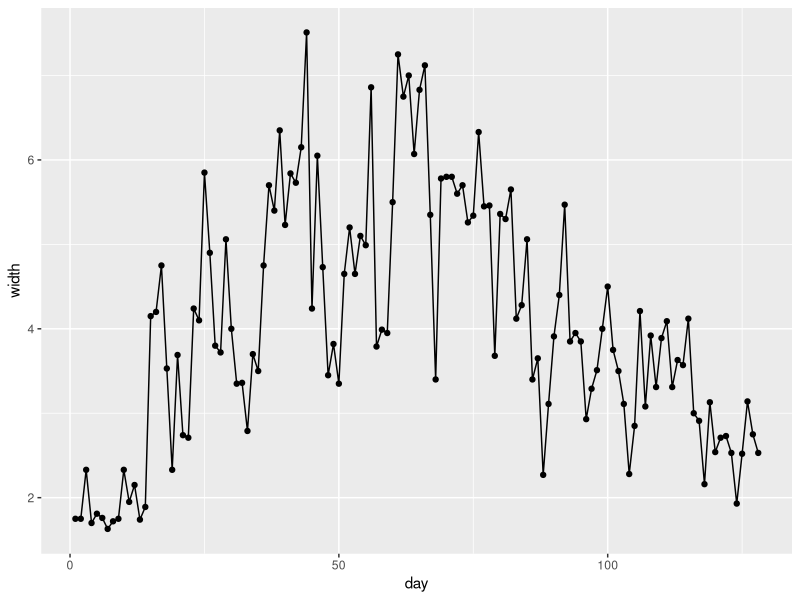
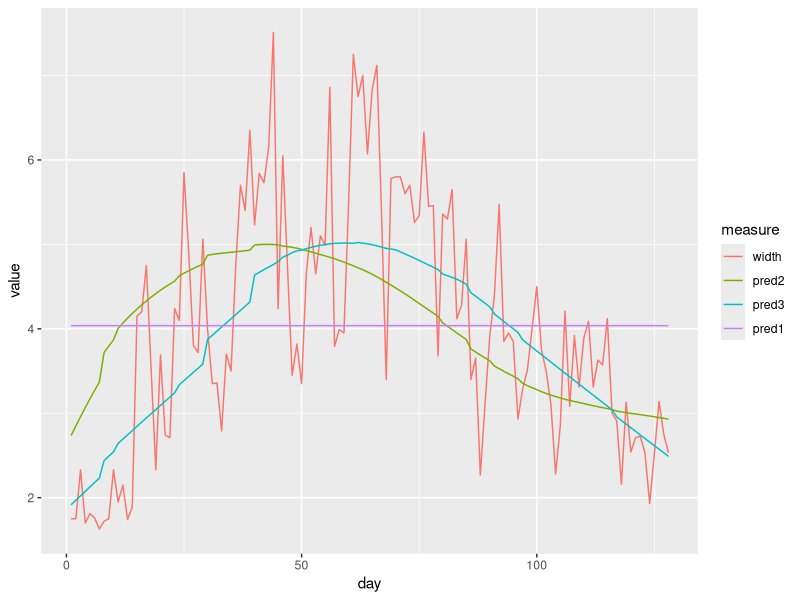
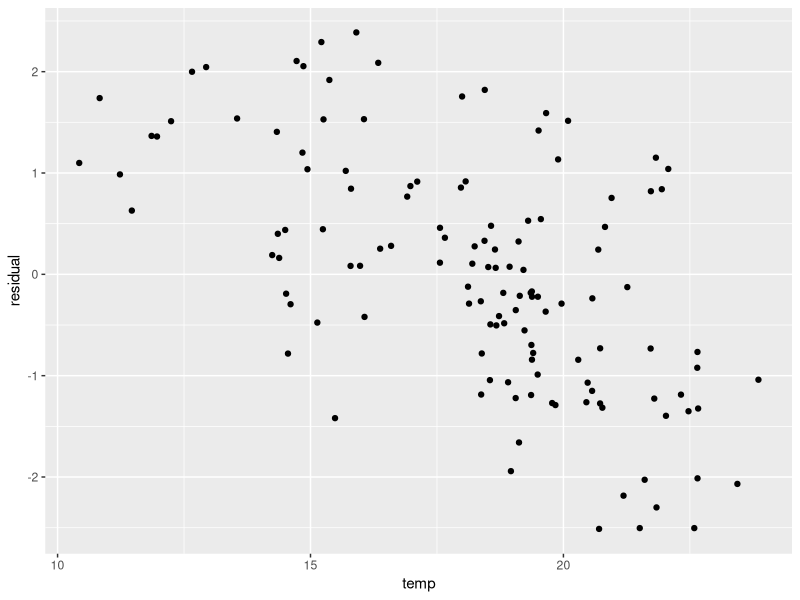
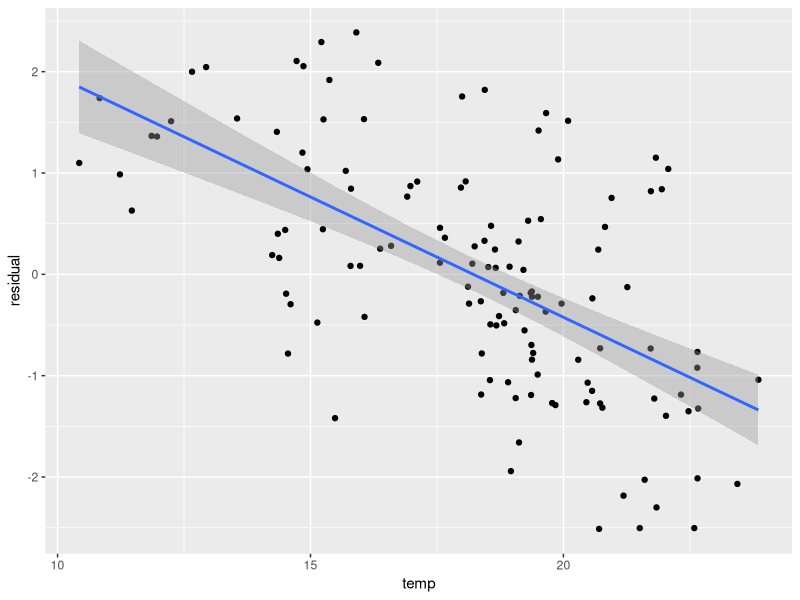

Write the R code that produced these figures, in order.
## ---- chunk 1
library(knitr)
library(ggplot2)
library(reshape2)
library(nlme)
opts_chunk$set(fig.width = 10)
opts_knit$set(self.contained = TRUE)
## ---- chunk 2
data <- read.table("lrs.txt", header=TRUE)
ggplot(data, aes(x = day, y = width)) +
  geom_line() +
  geom_point()
## ---- chunk 3
data$pred1 <- rep(mean(data$width), nrow(data))
molten_data <- melt(data, id.vars = c("day", "temp"),
                    variable.name = "measure")
ggplot(molten_data, aes(x = day, y = value, color = measure)) +
  geom_line()

## ---- chunk 4
sapply(c("pred1", "pred2", "pred3"),
       function(x) acf(data[, x] - data$width, plot = FALSE)[1]$acf)
## ---- chunk 5
data$residual <- data$pred2 - data$width 
ggplot(data, aes(x = temp, y = residual)) +
  geom_point() 
## ---- chunk 6
model <- lm(data$residual ~ data$temp)
summary(model)
ggplot(data, aes(x = temp, y = residual)) +
  geom_point() +
  geom_smooth(method="lm")
## ---- chunk 7
model <- gls(residual ~ temp, data = data, correlation = corAR1())
summary(model)
